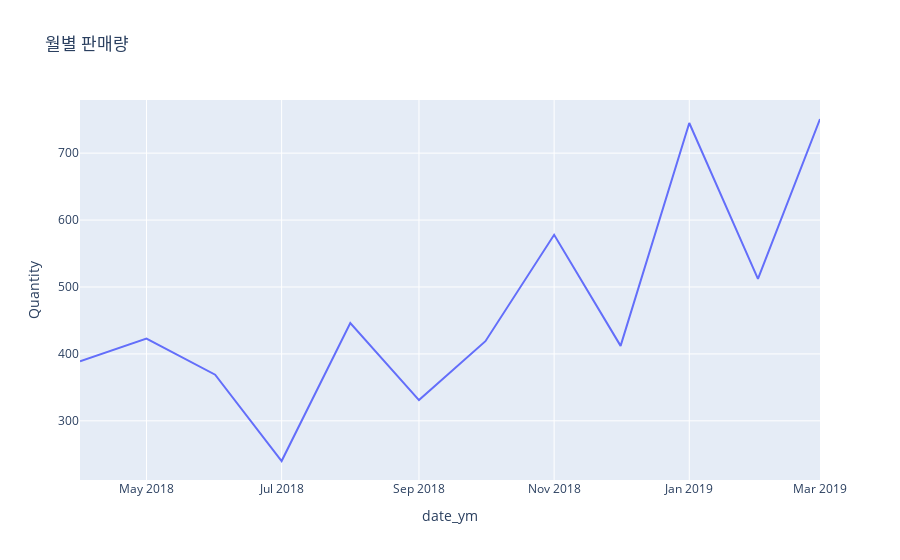
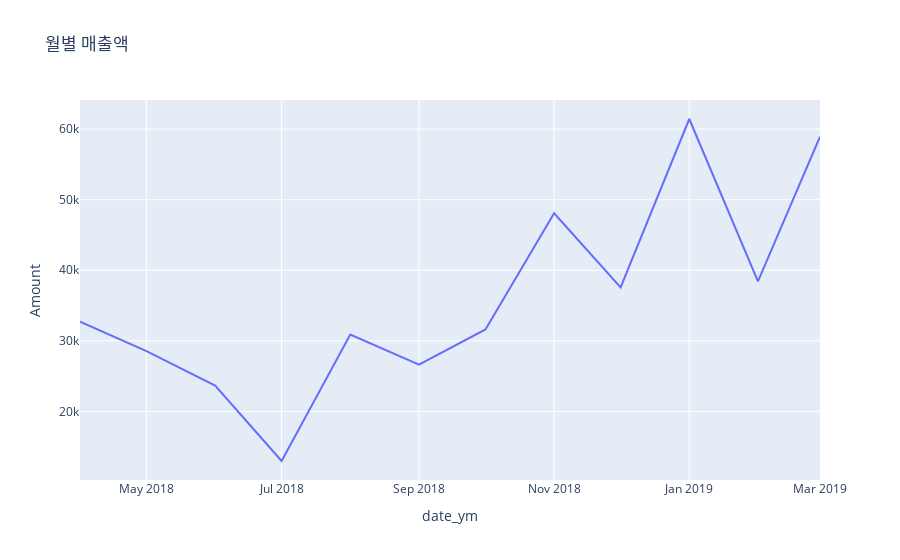

Source (notebook cell) for these figures, in order:
### Code cell
def make_line_chart(data,x,y,title):
    df_temp = data.groupby(x).agg({y:'sum'}).reset_index()
    fig = px.line(df_temp, x=x, y=y, title=title)
    fig.show()

    return fig

fig1 = make_line_chart(df, 'date_ym','Quantity','월별 판매량')
fig2 = make_line_chart(df, 'date_ym','Amount','월별 매출액')

### Figure 1 — Plotly figure (JSON) as saved in the notebook; plotly's stock layout.template omitted (floating-point values rounded to 4 significant figures)
{"data": [{"hovertemplate": "date_ym=%{x}<br>Quantity=%{y}<extra></extra>", "legendgroup": "", "line": {"color": "#636efa", "dash": "solid"}, "marker": {"symbol": "circle"}, "mode": "lines", "name": "", "orientation": "v", "showlegend": false, "type": "scatter", "x": ["2018-04", "2018-05", "2018-06", "2018-07", "2018-08", "2018-09", "2018-10", "2018-11", "2018-12", "2019-01", "2019-02", "2019-03"], "xaxis": "x", "y": [389, 423, 369, 240, 446, 331, 419, 578, 412, 745, 512, 751], "yaxis": "y"}], "layout": {"legend": {"tracegroupgap": 0}, "title": {"text": "월별 판매량"}, "xaxis": {"anchor": "y", "domain": [0, 1], "title": {"text": "date_ym"}}, "yaxis": {"anchor": "x", "domain": [0, 1], "title": {"text": "Quantity"}}}}

### Figure 2 — Plotly figure (JSON) as saved in the notebook; plotly's stock layout.template omitted (floating-point values rounded to 4 significant figures)
{"data": [{"hovertemplate": "date_ym=%{x}<br>Amount=%{y}<extra></extra>", "legendgroup": "", "line": {"color": "#636efa", "dash": "solid"}, "marker": {"symbol": "circle"}, "mode": "lines", "name": "", "orientation": "v", "showlegend": false, "type": "scatter", "x": ["2018-04", "2018-05", "2018-06", "2018-07", "2018-08", "2018-09", "2018-10", "2018-11", "2018-12", "2019-01", "2019-02", "2019-03"], "xaxis": "x", "y": [32726, 28545, 23658, 12966, 30899, 26628, 31615, 48086, 37579, 61439, 38424, 58937], "yaxis": "y"}], "layout": {"legend": {"tracegroupgap": 0}, "title": {"text": "월별 매출액"}, "xaxis": {"anchor": "y", "domain": [0, 1], "title": {"text": "date_ym"}}, "yaxis": {"anchor": "x", "domain": [0, 1], "title": {"text": "Amount"}}}}
